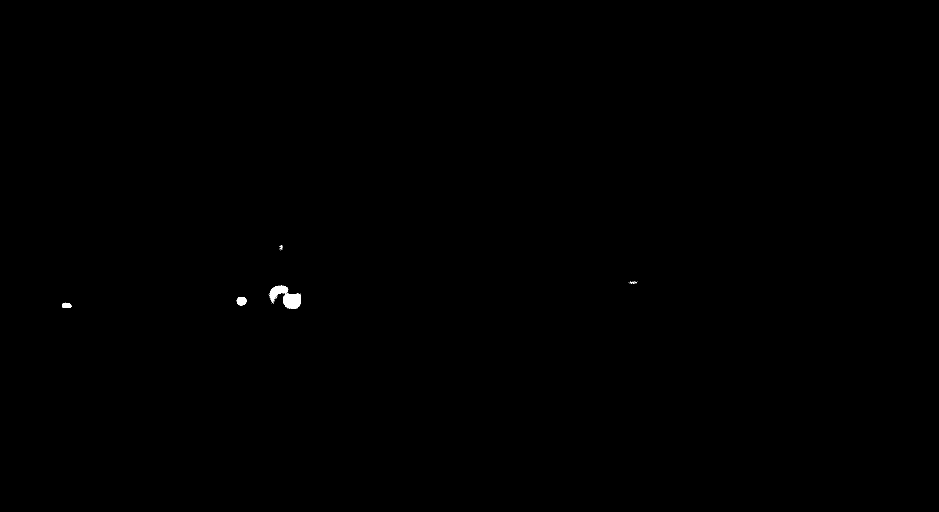
#> input picture HWOne/Part2_Pictures/affine10.png, 2816 x 1536 px (shown at 1/3 size); its folder holds only this picture in this run
$ jupyter execute --allow-errors HW1.ipynb
#> lines starting #> are read from the running program, lines starting #| are printed output that depends on the picture; after the words box and inside, x2 and y2 are one past the last pixel; in counts of white or black regions, pixels touching at a corner belong together
[cell 1]
# HW 1

[cell 2]
import cv2 as cv
import numpy as np
from pathlib import Path

PART2_PATH = "Part2_Pictures"
Path(f"./{PART2_PATH}").mkdir(parents=True, exist_ok=True)
img = cv.imread(f"./{PART2_PATH}/HW1_IMG_CS898BA.png")

#> (the rest of this cell did not finish here and is left out)

# Part 2

[cell 3]
# Part 2.1 of HW 1
from scipy import stats

BGR = ["Blue", "Green", "Red"]

#> (the rest of this cell did not finish here and is left out)

#> (a cell that did not finish here is left out)

#> (a cell that did not finish here is left out)

[cell 6]
# Part 2.6 of HW 1
# followed https://docs.opencv.org/5.0/py_tutorials/py_imgproc/py_geometric_transformations/py_geometric_transformations.html
import random

#> (the rest of this cell did not finish here and is left out)

#> (a cell that did not finish here is left out)

[cell 8]
# Part 2.8 of HW 1
from pathlib import Path

sigma_levels = [0.5, 1.0, 1.5, 2.0, 2.5, 3.0, 3.5]
Path(f"./{PART2_PATH}/blurred_images").mkdir(parents=True, exist_ok=True)


#> (the rest of this cell did not finish here and is left out)

**2.8 Discussion**

The level of sigma seemed to change how grainy the image felt. The biggest difference when I was looking through the images was with blurred7_sigma0.5.png and blurred7_sigma3.5.png where if you zoom in really close the you're able to kind of see the individual pixels easier on the lower sigma than the higher sigma.

# Part 3

[cell 9]
import os
import random

blurred_dir = f"./{PART2_PATH}/blurred_images/"
blurred_pictures = [f for f in os.listdir(blurred_dir) if f.endswith(".png")]
normal_pictures = [f for f in os.listdir(f"./{PART2_PATH}/") if f.endswith(".png")]

blurred_pictures = [f"blurred_images/{picture}" for picture in blurred_pictures]
all_pictures = blurred_pictures + normal_pictures

random.shuffle(all_pictures)
subset = all_pictures[0:42]

[cell 10]
len(subset)
#> (the rest of this cell did not finish here and is left out)

[cell 11]
PART3_PATH = "./Part3_Pictures"

prewitt_x = np.array([[-1, 0, 1], [-1, 0, 1], [-1, 0, 1]], dtype=np.float32)
prewitt_y = np.array([[-1, -1, -1], [0, 0, 0], [1, 1, 1]], dtype=np.float32)
images_to_plot = []

for file_name in subset:
    _file_name = file_name[:-4]

    if(file_name[:7] == "blurred"):
        # just getting rid of the blurred_images/ part on the file path here
        _file_name = _file_name[15:]

    img_path = os.path.join(PART2_PATH, file_name)

    image = cv.imread(img_path)
#> image is the input picture: shape (1536, 2816, 3); 0.1% white; 54 white regions (49 under 20 px), largest, box (x1, y1, x2, y2) and area: (849, 880, 903, 926) 2002, (808, 856, 864, 905) 1296, (710, 891, 740, 916) 574, (186, 908, 215, 924) 343, (838, 735, 848, 746) 26
    gray_img = cv.cvtColor(image, cv.COLOR_BGR2GRAY)

    # sobel
    sobelx = cv.Sobel(gray_img, cv.CV_64F, 1, 0, ksize=3)
    sobely = cv.Sobel(gray_img, cv.CV_64F, 0, 1, ksize=3)
    sobel_mag = cv.magnitude(sobelx, sobely)
    sobel_img = cv.convertScaleAbs(sobel_mag)
#> sobel_img: shape (1536, 2816); 0.05% white; 5 white regions, box (x1, y1, x2, y2) and area: (805, 855, 904, 927) 1257, (709, 890, 741, 917) 233, (185, 907, 216, 925) 201, (1885, 842, 1913, 853) 177, (836, 734, 849, 753) 150

    # laplacian
    lap_img = cv.Laplacian(gray_img, cv.CV_64F, ksize=3)
    lap_img = cv.convertScaleAbs(lap_img)
#> lap_img: shape (1536, 2816); 0.04% white in thin lines or dots, all inside (x1, y1, x2, y2) = (185, 734, 1913, 927)

    # canny
    canny_img = cv.Canny(gray_img, 100, 200)
#> canny_img: shape (1536, 2816); 0.02% white in thin lines or dots, all inside (x1, y1, x2, y2) = (186, 734, 1913, 926)

    # prewitt
    x = cv.filter2D(gray_img, cv.CV_64F, prewitt_x)
    y = cv.filter2D(gray_img, cv.CV_64F, prewitt_y)
    combined = cv.magnitude(x, y)
    prewitt_img = cv.convertScaleAbs(combined)
#> prewitt_img: shape (1536, 2816); 0.05% white; 5 white regions, box (x1, y1, x2, y2) and area: (805, 855, 904, 927) 1262, (709, 890, 741, 917) 233, (185, 907, 216, 925) 201, (1885, 842, 1913, 853) 175, (836, 734, 849, 753) 150

    cv.imwrite(f"{PART3_PATH}/{_file_name}_base.png", image)
    cv.imwrite(f"{PART3_PATH}/{_file_name}_sobel.png", sobel_img)
    cv.imwrite(f"{PART3_PATH}/{_file_name}_laplacian.png", lap_img)
    cv.imwrite(f"{PART3_PATH}/{_file_name}_canny.png", canny_img)
    cv.imwrite(f"{PART3_PATH}/{_file_name}_prewitt.png", prewitt_img)

    images_to_plot.append({
        "name": _file_name,
        "input": image,
        "sobel": sobel_img,
        "laplacian": lap_img,
        "canny": canny_img,
        "prewitt": prewitt_img
    })

[cell 12]
import random
import matplotlib.pyplot as plt
import matplotlib.gridspec as gridspec

for i, entry in enumerate(images_to_plot):
    fig = plt.figure(figsize=(14, 12))
    fig.patch.set_facecolor('#1a1a2e')

    affine = "None"
    blurred = False
    sigma = "none"

    name = entry["name"]
    if "affine" in name:
        affine = "Affine True"

    if "blurred" in name:
        sigma = name.split("sigma")[-1]

    title_text = (
        f"Sample {i+1} Pipeline Trajectory:\n"
        f"Original: {name}\n"
        f"-> BGR\n"
        f"-> {affine}\n"
        f"-> Gaussian Blur(σ:{sigma})"
    )
    fig.suptitle(title_text, color='cyan', fontsize=11, y=0.98, linespacing=1.6)

    gs = gridspec.GridSpec(3, 3, figure=fig, hspace=0.4, wspace=0.3)

    ax_sobel = fig.add_subplot(gs[0, 1])
    ax_sobel.imshow(entry["sobel"], cmap="gray")
    ax_sobel.set_title("Sobel Edge", color="white", fontsize=10)
    ax_sobel.axis("off")

    ax_lap = fig.add_subplot(gs[1, 0])
    ax_lap.imshow(entry["laplacian"], cmap="gray")
    ax_lap.set_title("Laplacian Edge", color="white", fontsize=10)
    ax_lap.axis("off")

    ax_input = fig.add_subplot(gs[1, 1])
    ax_input.imshow(cv.cvtColor(entry["input"], cv.COLOR_BGR2RGB))
    ax_input.set_title("Input Image", color="white", fontsize=10)
    ax_input.axis("off")

    ax_canny = fig.add_subplot(gs[1, 2])
    ax_canny.imshow(entry["canny"], cmap="gray")
    ax_canny.set_title("Canny Edge", color="white", fontsize=10)
    ax_canny.axis("off")

    ax_prew = fig.add_subplot(gs[2, 1])
    ax_prew.imshow(entry["prewitt"], cmap="gray")
    ax_prew.set_title("Prewitt Edge", color="white", fontsize=10)
    ax_prew.axis("off")

    plt.savefig(
        f"{PART3_PATH}/{entry['name']}_plot.png",
        dpi=150,
        bbox_inches="tight",
        facecolor=fig.get_facecolor()
    )

    plt.close()
#> this loop made 1 pass
#> (affine, blurred, sigma, name) on pass 1: ('Affine True', False, 'none', 'affine10')
#> pass 1, `plt.savefig( f"{PART3_PATH}/{entry['name']}_plot.png", dpi=150, bbox_i..`:
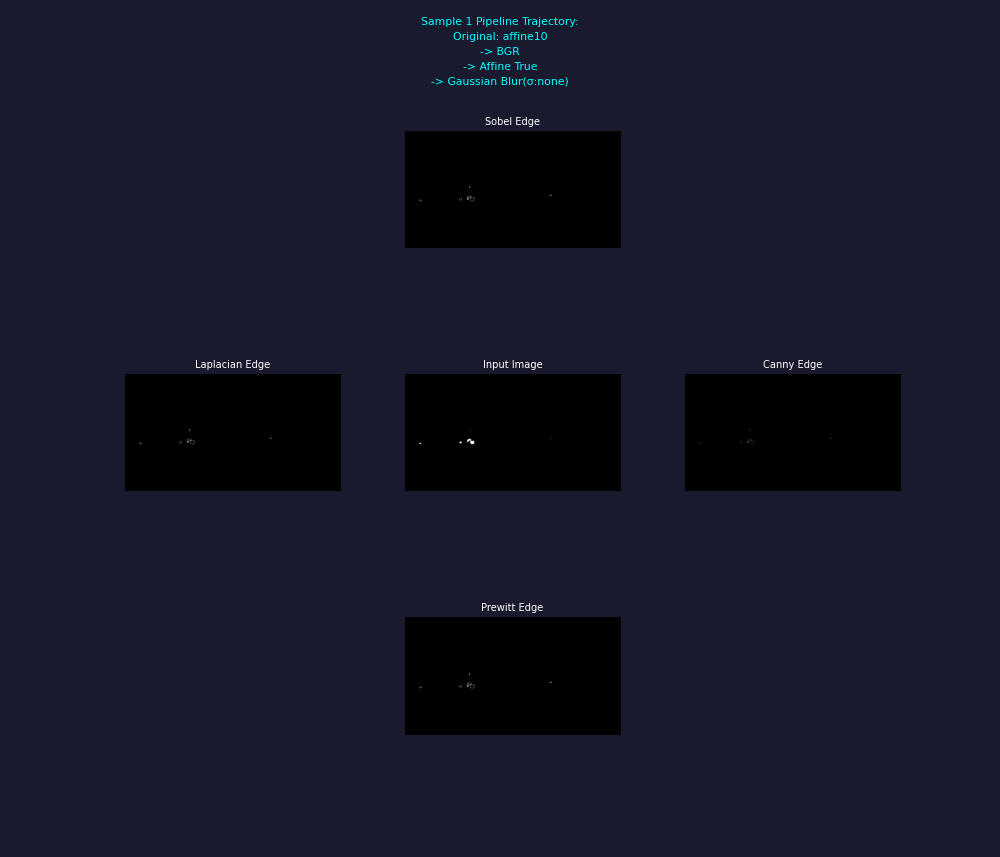
#> figure drawn by matplotlib, 5 panels


$ run again, on HWOne/Part2_Pictures/affine5.png
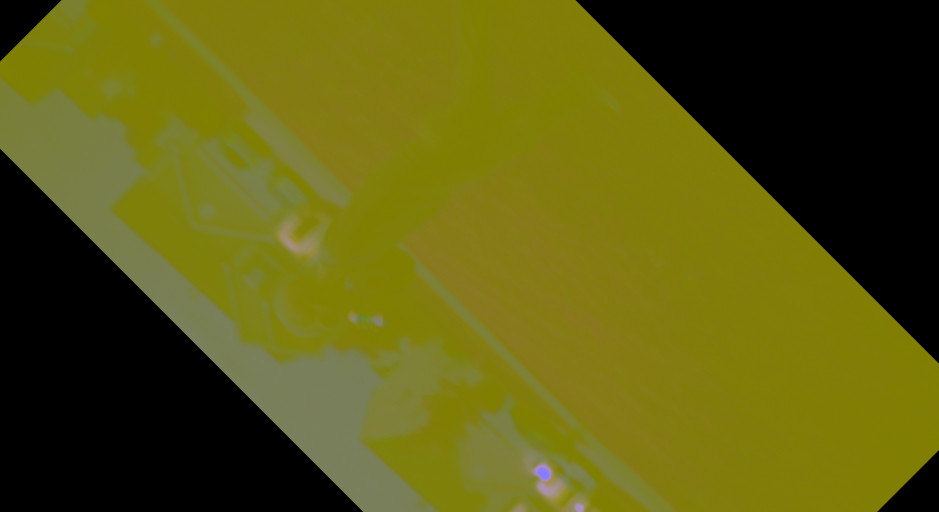
#> input picture HWOne/Part2_Pictures/affine5.png, 2816 x 1536 px (shown at 1/3 size)
#> image is the input picture: shape (1536, 2816, 3); mean B, G, R 17.2, 90.4, 92.6
#> `lap_img = cv.Laplacian(gray_img, cv.CV_64F, ksize=3)`:
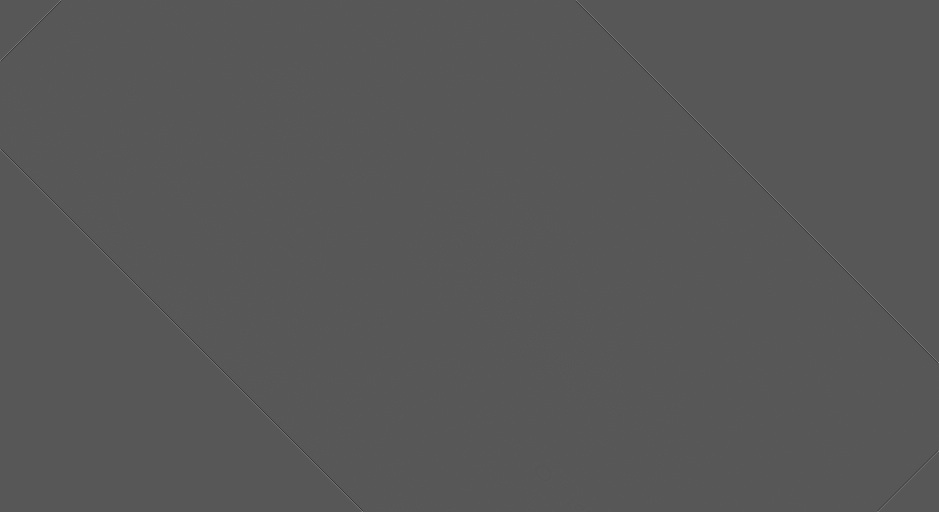
#> lap_img: shape (1536, 2816) float64 (shown at 1/3 size); min -256, max 488, mean 0; drawn with min black and max white
#> `canny_img = cv.Canny(gray_img, 100, 200)`:
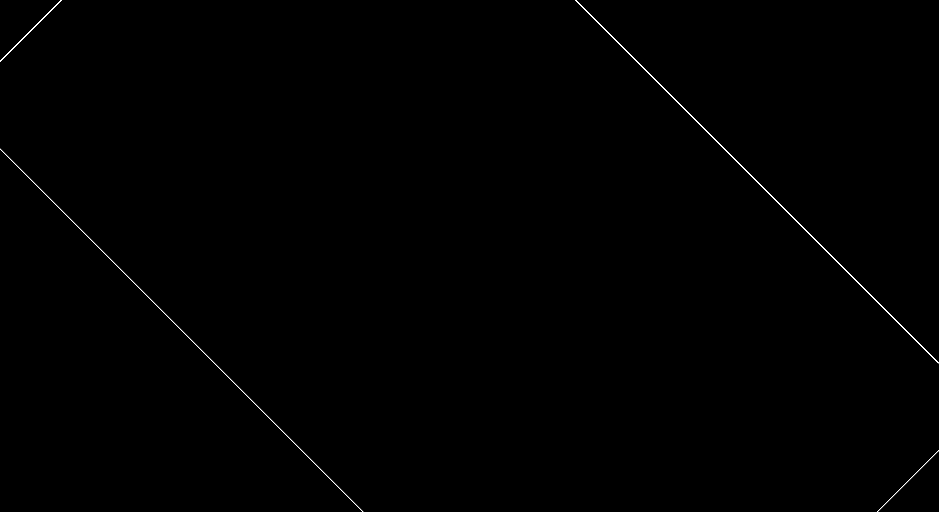
#> canny_img: shape (1536, 2816) (shown at 1/3 size); 0.12% white in thin lines or dots
#> the loop `for i, entry in enumerate(images_to_plot):` made 1 pass
#> (affine, blurred, sigma, name) on pass 1: ('Affine True', False, 'none', 'affine5')

$ run again, on HWOne/Part2_Pictures/affine9.png
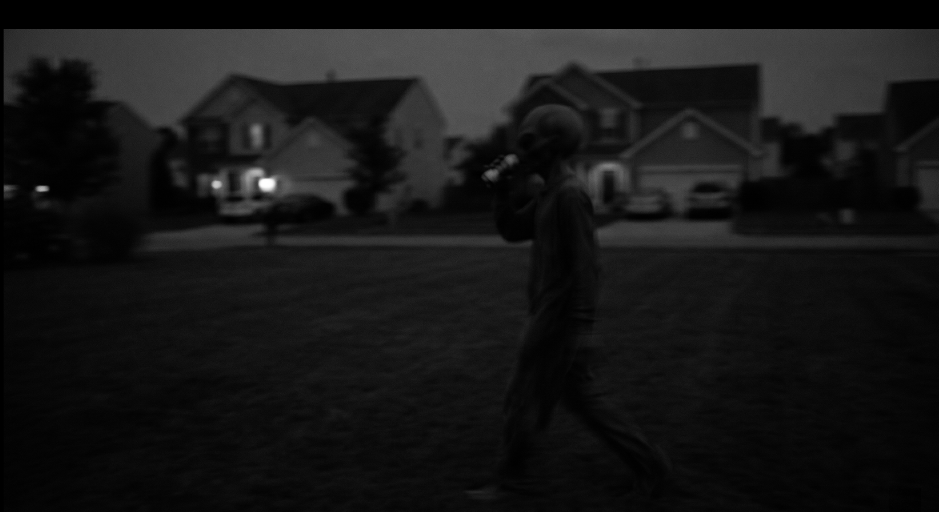
#> input picture HWOne/Part2_Pictures/affine9.png, 2816 x 1536 px (shown at 1/3 size)
#> image is the input picture: shape (1536, 2816, 3); min 0, max 255, mean 22.7
#> `lap_img = cv.Laplacian(gray_img, cv.CV_64F, ksize=3)`:
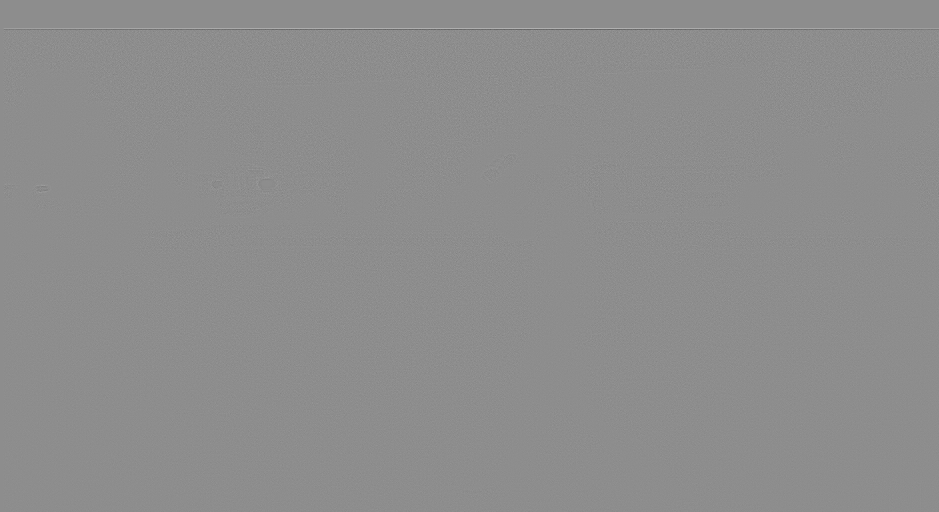
#> lap_img: shape (1536, 2816) float64 (shown at 1/3 size); min -478, max 382, mean 0; drawn with min black and max white
#> `canny_img = cv.Canny(gray_img, 100, 200)`:
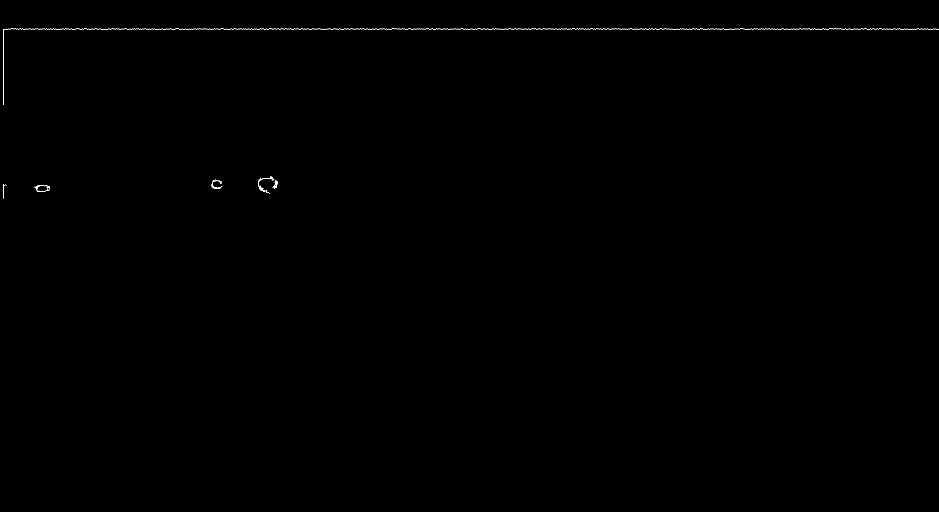
#> canny_img: shape (1536, 2816) (shown at 1/3 size); 0.08% white in thin lines or dots, all inside (x1, y1, x2, y2) = (10, 86, 2816, 596)
#> the loop `for i, entry in enumerate(images_to_plot):` made 1 pass
#> (affine, blurred, sigma, name) on pass 1: ('Affine True', False, 'none', 'affine9')

$ run again, on HWOne/Part2_Pictures/affine2.png
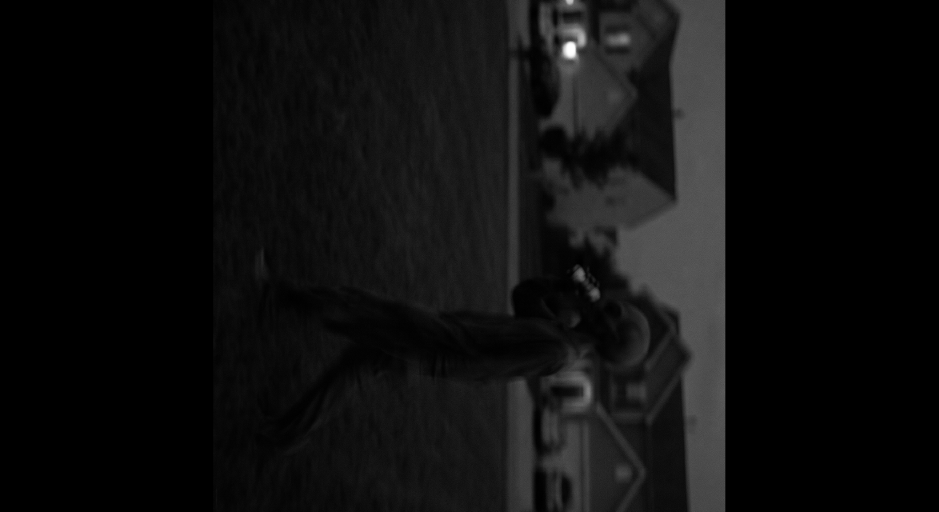
#> input picture HWOne/Part2_Pictures/affine2.png, 2816 x 1536 px (shown at 1/3 size)
#> image is the input picture: shape (1536, 2816, 3); min 0, max 255, mean 15
#> `sobely = cv.Sobel(gray_img, cv.CV_64F, 0, 1, ksize=3)`:
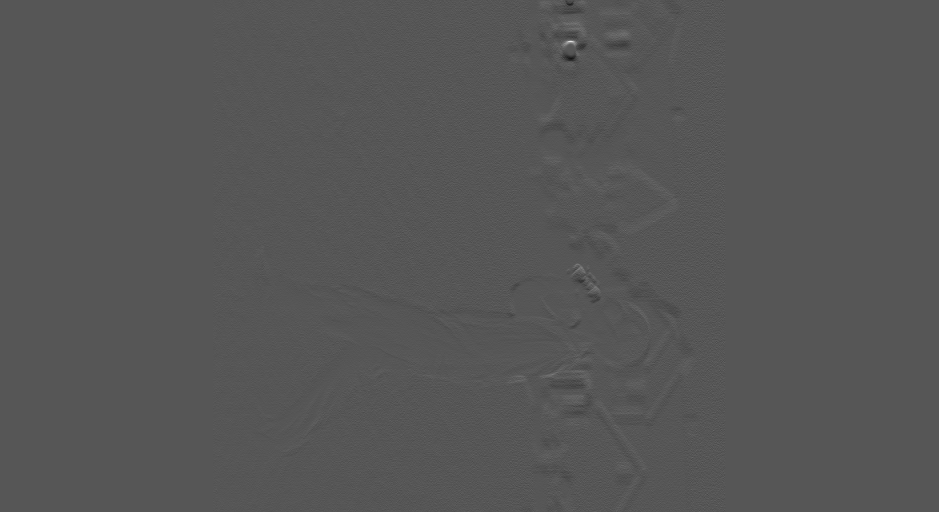
#> sobely: shape (1536, 2816) float64 (shown at 1/3 size); min -155, max 301, mean 0; drawn with min black and max white
#> `lap_img = cv.convertScaleAbs(lap_img)`:
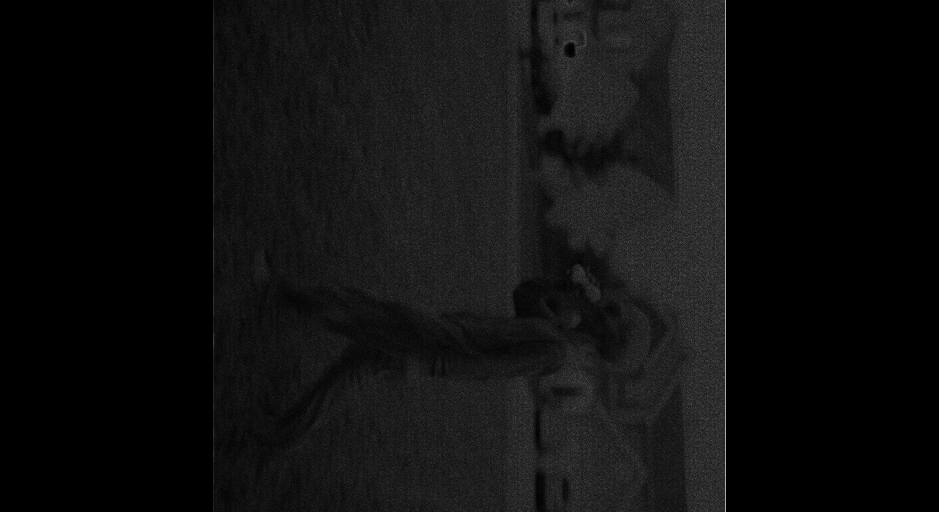
#> lap_img: shape (1536, 2816) (shown at 1/3 size); min 0, max 255, mean 15.6
#> canny_img: shape (1536, 2816); 0.04% white in thin lines or dots, all inside (x1, y1, x2, y2) = (1682, 0, 2177, 1536)
#> the loop `for i, entry in enumerate(images_to_plot):` made 1 pass
#> (affine, blurred, sigma, name) on pass 1: ('Affine True', False, 'none', 'affine2')
